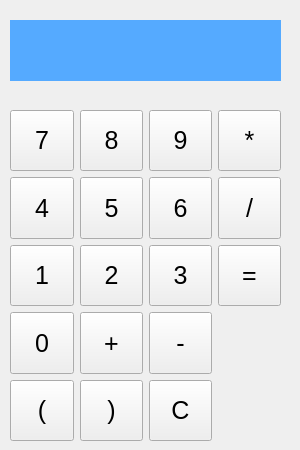
<?xml version="1.0" encoding="UTF-8"?>
<ui version="4.0">
 <class>Widget</class>
 <widget class="QWidget" name="Widget">
  <property name="geometry">
   <rect>
    <x>0</x>
    <y>0</y>
    <width>300</width>
    <height>450</height>
   </rect>
  </property>
  <property name="sizePolicy">
   <sizepolicy hsizetype="Expanding" vsizetype="Expanding">
    <horstretch>0</horstretch>
    <verstretch>0</verstretch>
   </sizepolicy>
  </property>
  <property name="windowTitle">
   <string>Widget</string>
  </property>
  <widget class="QLabel" name="label">
   <property name="geometry">
    <rect>
     <x>10</x>
     <y>20</y>
     <width>271</width>
     <height>61</height>
    </rect>
   </property>
   <property name="font">
    <font>
     <pointsize>19</pointsize>
    </font>
   </property>
   <property name="styleSheet">
    <string notr="true">background-color: rgb(85, 170, 255);</string>
   </property>
   <property name="text">
    <string/>
   </property>
  </widget>
  <widget class="QWidget" name="">
   <property name="geometry">
    <rect>
     <x>10</x>
     <y>110</y>
     <width>271</width>
     <height>331</height>
    </rect>
   </property>
   <layout class="QGridLayout" name="gridLayout">
    <item row="0" column="0">
     <widget class="QPushButton" name="Bt7">
      <property name="sizePolicy">
       <sizepolicy hsizetype="Expanding" vsizetype="Expanding">
        <horstretch>0</horstretch>
        <verstretch>0</verstretch>
       </sizepolicy>
      </property>
      <property name="font">
       <font>
        <pointsize>19</pointsize>
       </font>
      </property>
      <property name="text">
       <string>7</string>
      </property>
     </widget>
    </item>
    <item row="0" column="1">
     <widget class="QPushButton" name="Bt8">
      <property name="sizePolicy">
       <sizepolicy hsizetype="Expanding" vsizetype="Expanding">
        <horstretch>0</horstretch>
        <verstretch>0</verstretch>
       </sizepolicy>
      </property>
      <property name="font">
       <font>
        <pointsize>19</pointsize>
       </font>
      </property>
      <property name="text">
       <string>8</string>
      </property>
     </widget>
    </item>
    <item row="0" column="2">
     <widget class="QPushButton" name="Bt9">
      <property name="sizePolicy">
       <sizepolicy hsizetype="Expanding" vsizetype="Expanding">
        <horstretch>0</horstretch>
        <verstretch>0</verstretch>
       </sizepolicy>
      </property>
      <property name="font">
       <font>
        <pointsize>19</pointsize>
       </font>
      </property>
      <property name="text">
       <string>9</string>
      </property>
     </widget>
    </item>
    <item row="0" column="3">
     <widget class="QPushButton" name="BtC">
      <property name="sizePolicy">
       <sizepolicy hsizetype="Expanding" vsizetype="Expanding">
        <horstretch>0</horstretch>
        <verstretch>0</verstretch>
       </sizepolicy>
      </property>
      <property name="font">
       <font>
        <pointsize>19</pointsize>
       </font>
      </property>
      <property name="text">
       <string>*</string>
      </property>
     </widget>
    </item>
    <item row="1" column="0">
     <widget class="QPushButton" name="Bt4">
      <property name="sizePolicy">
       <sizepolicy hsizetype="Expanding" vsizetype="Expanding">
        <horstretch>0</horstretch>
        <verstretch>0</verstretch>
       </sizepolicy>
      </property>
      <property name="font">
       <font>
        <pointsize>19</pointsize>
       </font>
      </property>
      <property name="text">
       <string>4</string>
      </property>
     </widget>
    </item>
    <item row="1" column="1">
     <widget class="QPushButton" name="Bt5">
      <property name="sizePolicy">
       <sizepolicy hsizetype="Expanding" vsizetype="Expanding">
        <horstretch>0</horstretch>
        <verstretch>0</verstretch>
       </sizepolicy>
      </property>
      <property name="font">
       <font>
        <pointsize>19</pointsize>
       </font>
      </property>
      <property name="text">
       <string>5</string>
      </property>
     </widget>
    </item>
    <item row="1" column="2">
     <widget class="QPushButton" name="Bt6">
      <property name="sizePolicy">
       <sizepolicy hsizetype="Expanding" vsizetype="Expanding">
        <horstretch>0</horstretch>
        <verstretch>0</verstretch>
       </sizepolicy>
      </property>
      <property name="font">
       <font>
        <pointsize>19</pointsize>
       </font>
      </property>
      <property name="text">
       <string>6</string>
      </property>
     </widget>
    </item>
    <item row="1" column="3">
     <widget class="QPushButton" name="BtCf">
      <property name="sizePolicy">
       <sizepolicy hsizetype="Expanding" vsizetype="Expanding">
        <horstretch>0</horstretch>
        <verstretch>0</verstretch>
       </sizepolicy>
      </property>
      <property name="font">
       <font>
        <pointsize>19</pointsize>
       </font>
      </property>
      <property name="text">
       <string>/</string>
      </property>
     </widget>
    </item>
    <item row="2" column="0">
     <widget class="QPushButton" name="Bt1">
      <property name="sizePolicy">
       <sizepolicy hsizetype="Expanding" vsizetype="Expanding">
        <horstretch>0</horstretch>
        <verstretch>0</verstretch>
       </sizepolicy>
      </property>
      <property name="font">
       <font>
        <pointsize>19</pointsize>
       </font>
      </property>
      <property name="text">
       <string>1</string>
      </property>
     </widget>
    </item>
    <item row="2" column="1">
     <widget class="QPushButton" name="Bt2">
      <property name="sizePolicy">
       <sizepolicy hsizetype="Expanding" vsizetype="Expanding">
        <horstretch>0</horstretch>
        <verstretch>0</verstretch>
       </sizepolicy>
      </property>
      <property name="font">
       <font>
        <pointsize>19</pointsize>
       </font>
      </property>
      <property name="text">
       <string>2</string>
      </property>
     </widget>
    </item>
    <item row="2" column="2">
     <widget class="QPushButton" name="Bt3">
      <property name="sizePolicy">
       <sizepolicy hsizetype="Expanding" vsizetype="Expanding">
        <horstretch>0</horstretch>
        <verstretch>0</verstretch>
       </sizepolicy>
      </property>
      <property name="font">
       <font>
        <pointsize>19</pointsize>
       </font>
      </property>
      <property name="text">
       <string>3</string>
      </property>
     </widget>
    </item>
    <item row="2" column="3">
     <widget class="QPushButton" name="BtResult">
      <property name="sizePolicy">
       <sizepolicy hsizetype="Expanding" vsizetype="Expanding">
        <horstretch>0</horstretch>
        <verstretch>0</verstretch>
       </sizepolicy>
      </property>
      <property name="font">
       <font>
        <pointsize>19</pointsize>
       </font>
      </property>
      <property name="text">
       <string>=</string>
      </property>
     </widget>
    </item>
    <item row="3" column="0">
     <widget class="QPushButton" name="Bt0">
      <property name="sizePolicy">
       <sizepolicy hsizetype="Expanding" vsizetype="Expanding">
        <horstretch>0</horstretch>
        <verstretch>0</verstretch>
       </sizepolicy>
      </property>
      <property name="font">
       <font>
        <pointsize>19</pointsize>
       </font>
      </property>
      <property name="text">
       <string>0</string>
      </property>
     </widget>
    </item>
    <item row="3" column="1">
     <widget class="QPushButton" name="BtPlus">
      <property name="sizePolicy">
       <sizepolicy hsizetype="Expanding" vsizetype="Expanding">
        <horstretch>0</horstretch>
        <verstretch>0</verstretch>
       </sizepolicy>
      </property>
      <property name="font">
       <font>
        <pointsize>19</pointsize>
       </font>
      </property>
      <property name="text">
       <string>+</string>
      </property>
     </widget>
    </item>
    <item row="3" column="2">
     <widget class="QPushButton" name="BtMinus">
      <property name="sizePolicy">
       <sizepolicy hsizetype="Expanding" vsizetype="Expanding">
        <horstretch>0</horstretch>
        <verstretch>0</verstretch>
       </sizepolicy>
      </property>
      <property name="font">
       <font>
        <pointsize>19</pointsize>
       </font>
      </property>
      <property name="text">
       <string>-</string>
      </property>
     </widget>
    </item>
    <item row="4" column="0">
     <widget class="QPushButton" name="BtMinus_2">
      <property name="sizePolicy">
       <sizepolicy hsizetype="Expanding" vsizetype="Expanding">
        <horstretch>0</horstretch>
        <verstretch>0</verstretch>
       </sizepolicy>
      </property>
      <property name="font">
       <font>
        <pointsize>19</pointsize>
       </font>
      </property>
      <property name="text">
       <string>(</string>
      </property>
     </widget>
    </item>
    <item row="4" column="1">
     <widget class="QPushButton" name="BtMinus_3">
      <property name="sizePolicy">
       <sizepolicy hsizetype="Expanding" vsizetype="Expanding">
        <horstretch>0</horstretch>
        <verstretch>0</verstretch>
       </sizepolicy>
      </property>
      <property name="font">
       <font>
        <pointsize>19</pointsize>
       </font>
      </property>
      <property name="text">
       <string>)</string>
      </property>
     </widget>
    </item>
    <item row="4" column="2">
     <widget class="QPushButton" name="BtMinus_4">
      <property name="sizePolicy">
       <sizepolicy hsizetype="Expanding" vsizetype="Expanding">
        <horstretch>0</horstretch>
        <verstretch>0</verstretch>
       </sizepolicy>
      </property>
      <property name="font">
       <font>
        <pointsize>19</pointsize>
       </font>
      </property>
      <property name="text">
       <string>C</string>
      </property>
     </widget>
    </item>
   </layout>
  </widget>
 </widget>
 <resources/>
 <connections/>
</ui>
